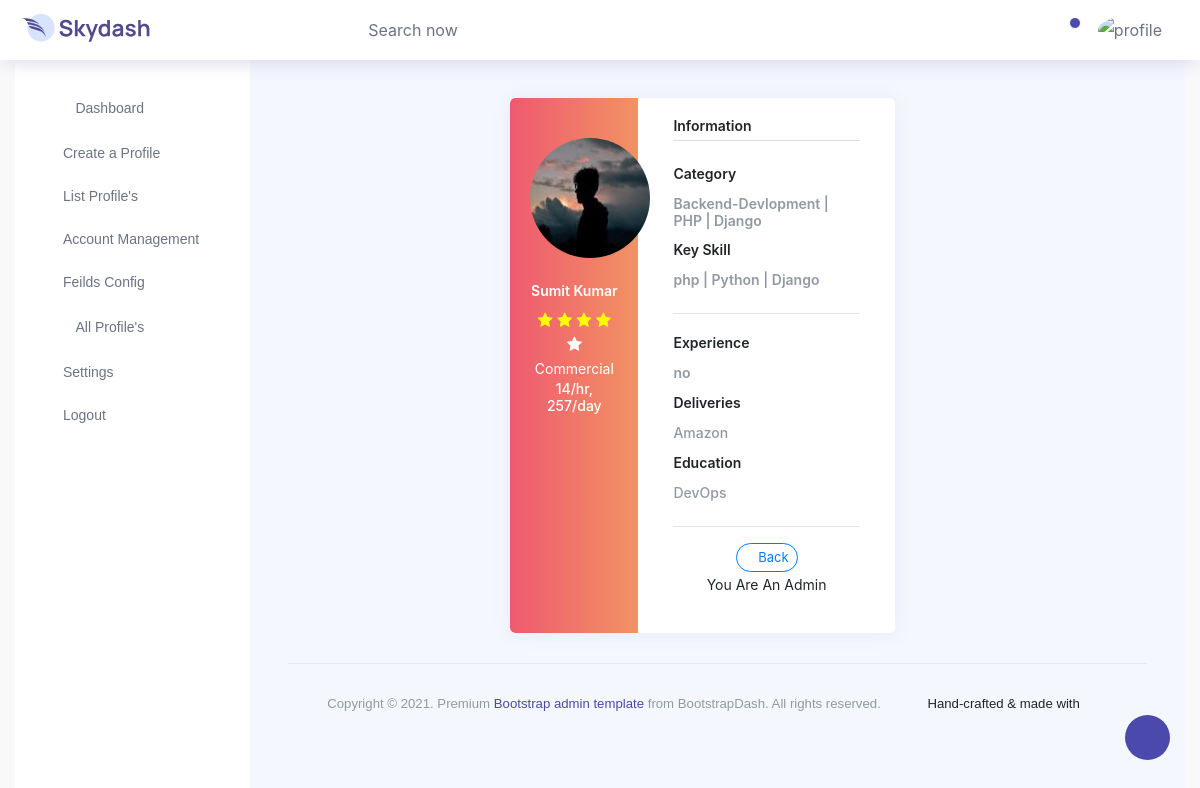
The app's page /profile/P001/ (signed in) with its own data.
### home/models.py (models this page shows, shortened)
class UserProfile(models.Model):
    profile_id = models.CharField(max_length=5, unique=True, editable=False)
    name = models.CharField(max_length=255)
    phone_number = models.CharField(max_length=20)
    email = models.EmailField()
    profile_pic = models.ImageField(upload_to='profile_pics')
    category = models.ManyToManyField(Category)
    rating = models.IntegerField()
    key_skills = models.ManyToManyField(KeySkill)
    deliveries = models.CharField(max_length=255)
    experience = models.CharField(max_length=255)
    education = models.CharField(max_length=255)
    commercial_hr = models.IntegerField(default='00')
    commercial_day = models.IntegerField(default='00')

class Category(models.Model):
    category_id = models.CharField(max_length=5, unique=True, editable=False)
    category_name = models.CharField(max_length=255)

class KeySkill(models.Model):
    key_skill_id = models.CharField(max_length=5, unique=True, editable=False)
    key_skill_name = models.CharField(max_length=255)

### home/views.py (the view)
# urls.py: path('profile/<str:profile_id>/', views.profile_user, name='user_profile'),
def profile_user(request, profile_id):
    profile = get_object_or_404(UserProfile, profile_id=profile_id)
    if request.user.is_superuser:
        mainy='hii'
    else:
        clint_profile = get_object_or_404(ClintProfile, user=request.user)
        return render(request, 'profile_page.html', {'profile': profile, 'clint_profile': clint_profile})
    return render(request, 'profile_page.html', {'profile': profile})

### home/templates/profile_page.html (shortened to what this page needs)
{% extends 'base.html' %}
{% block styles %}
<link rel="stylesheet" href="https://cdnjs.cloudflare.com/ajax/libs/simple-line-icons/2.5.5/css/simple-line-icons.min.css" />
<link href="https://maxcdn.bootstrapcdn.com/bootstrap/4.0.0/css/bootstrap.min.css" rel="stylesheet">
<link href="https://cdnjs.cloudflare.com/ajax/libs/MaterialDesign-Webfont/3.6.95/css/materialdesignicons.css" rel="stylesheet">
<link href="https://maxcdn.bootstrapcdn.com/font-awesome/4.3.0/css/font-awesome.min.css" rel="stylesheet">
{% endblock styles %}
{% block body %}
<div class="page-content page-container" id="page-content">
    <div class="padding">
        <div class="row container d-flex justify-content-center">
<div class="col-xl-6 col-md-12">
                                                <div class="card user-card-full">
                                                    <div class="row m-l-0 m-r-0">
                                                        <div class="col-sm-4 bg-c-lite-green user-profile">
                                                            <div class="card-block text-center text-white">
                                                                <div class="m-b-25">
                                                                    <img src="/media/{{ profile.profile_pic }}" class="img-radius" alt="User-Profile-Image">
                                                                </div>
                                                                <h6 class="f-w-600">{{ profile.name }}</h6>
                                                                {% if profile.rating >= 1.0 %}
                                                                <span class="fa fa-star checked"></span>
                                                              {% else %}
                                                                <span class="fa fa-star "></span>
                                                              {% endif %}
                                                              {% if profile.rating >= 2.0 %}
                                                                <span class="fa fa-star checked"></span>
                                                              {% else %}
                                                                <span class="fa fa-star "></span>
                                                              {% endif %}
                                                              {% if profile.rating >= 3.0 %}
                                                                <span class="fa fa-star checked "></span>
                                                              {% else %}
                                                                <span class="fa fa-star "></span>
                                                              {% endif %}
                                                              {% if profile.rating >= 4.0 %}
                                                                <span class="fa fa-star checked"></span>
                                                              {% else %}
                                                                <span class="fa fa-star "></span>
                                                              {% endif %}
                                                              {% if profile.rating >= 5.0 %}
                                                                <span class="fa fa-star checked"></span>
                                                              {% else %}
                                                                <span class="fa fa-star "></span>
                                                              {% endif %}
                                                                <p style="margin-bottom: 0;">Commercial</p>
                                                                <h6 class="text ">{{ profile.commercial_hr}}/hr, {{ profile.commercial_day}}/day</h6>
                                                            </div>
                                                        </div>
                                                        <div class="col-sm-8">
                                                            <div class="card-block">
                                                                <h6 class="m-b-20 p-b-5 b-b-default f-w-600">Information</h6>
                                                                <div class="row">
                                                                    <div class="col-md-12">
                                                                        <p class="m-b-10 f-w-600"> Category</p>
                                                                        <h6 class="text-muted f-w-600"> {% for category in profile.category.all %} {{ category.category_name }} {% if not forloop.last %} | {% endif %}{% endfor %}</h6>
                                                                    </div>
                                                                </div>
                                                                <div class="row">
                                                                    <div class="col-md-12">
                                                                        <p class="m-b-10 f-w-600">Key Skill</p>
                                                                <h6 class="text-muted f-w-600"> {% for key_skill in profile.key_skills.all %} {{ key_skill.key_skill_name }} {% if not forloop.last %} | {% endif %}{% endfor %}</h6>
                                                                    </div>
                                                                </div> <hr>
                                                                <div class="row">
                                                                    <div class="col-md-12">
                                                                        <p class="m-b-10 f-w-600">Experience</p>
                                                                        <h6 class="text-muted f-w-600">{{ profile.experience }}</h6>
                                                                    </div>
                                                                </div>
                                                                <div class="row">
                                                                    <div class="col-sm-6">
                                                                        <p class="m-b-10 f-w-600">Deliveries</p>
                                                                        <h6 class="text-muted f-w-400">{{ profile.deliveries}}</h6>
                                                                    </div>
                                                                </div>
                                                                <div class="row">
                                                                    <div class="col-md-12">
                                                                        <p class="m-b-10 f-w-600">Education</p>
                                                                        <h6 class="text-muted f-w-400">{{ profile.education}}</h6>
                                                                    </div>
                                                                </div>                    <hr>
                                                                <div class="row justify-content-center user-social-link">
                                                                    <div class="col-auto">
                                                                        <a href="{% url 'all_profile' %}"  > <button type="button" class="btn btn-outline-primary btn-icon-text btn-sm">
                                                                            Back
                                                                          </button></a></div>
                                                                    <div class="col-auto">
                                                                    {% if user.is_authenticated %}
                                                                        {% if user.is_superuser or user.is_staff %}
                                                                            <p>You Are An Admin</p>
                                                                      {% endif %}
                                                                  {% endif %}</div>
                                                            </div>
                                                        </div>
                                                    </div>
                                                </div>
                                            </div>
                                             </div>
                                                </div>
                                            </div>
{% endblock body %}

### home/templates/profile_page.html (style rules this page uses)
body { background-color: #f9f9fa }
.padding { paddding: 3rem !important }
.user-card-full { overflow: hidden; }
.card { border-radius: 5px; -webkit-box-shadow: 0 1px 20px 0 rgba(69,90,100,0.08); box-shadow: 0 1px 20px 0 rgba(69,90,100,0.08); border: none; margin-bottom: 30px; }
.m-r-0 { margin-right: 0px; }
.m-l-0 { margin-left: 0px; }
.user-card-full .user-profile { border-radius: 5px 0 0 5px; }
.bg-c-lite-green { background: -webkit-gradient(linear, left top, right top, from(#f29263), to(#ee5a6f)); background: linear-gradient(to right, #ee5a6f, #f29263); }
.user-profile { padding: 20px 0; }
.card-block { padding: 1.25rem; }
.m-b-25 { margin-bottom: 25px; }
.img-radius { border-radius: 5px; }
h6 { font-size: 14px; }
.card .card-block p { line-height: 25px; }
.b-b-default { border-bottom: 1px solid #e0e0e0; }
.m-b-20 { margin-bottom: 20px; }
.p-b-5 { padding-bottom: 5px !important; }
.m-b-10 { margin-bottom: 10px; }
.text-muted { color: #919aa3 !important; }
.f-w-600 { font-weight: 600; }
.checked { color: yellow; }
.img-radius { border-radius: 50%; height: 120px; width: 120px; }

### records on screen
UserProfile: profile_pic (picture), name "Sumit Kumar", commercial_hr "14", commercial_day "257", experience "no", deliveries "Amazon", education "DevOps"
Category: category_name "Backend-Devlopment"
Category: category_name "PHP"
Category: category_name "Django"
KeySkill: key_skill_name "php"
KeySkill: key_skill_name "Python"
KeySkill: key_skill_name "Django"
